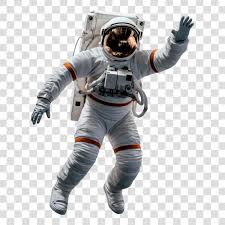
#> input picture images.jpg, 225 x 225 px
$ python GIFcreator.py
#> lines starting #> are read from the running program, lines starting #| are printed output that depends on the picture
import imageio.v3 as iio

the_picture = "images.jpg"
the_gif =iio.imread(the_picture)
#> the_gif is the input picture: shape (225, 225, 3); mean R, G, B 202.5, 202.4, 203.2
iio.imwrite('team.gif',the_gif, duration = 500, loop = 0)
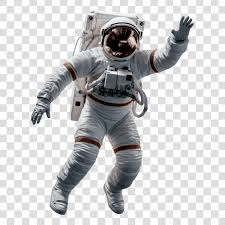
#> saved as team.gif: shape (225, 225, 3); mean R, G, B 202.3, 202.4, 203.3
